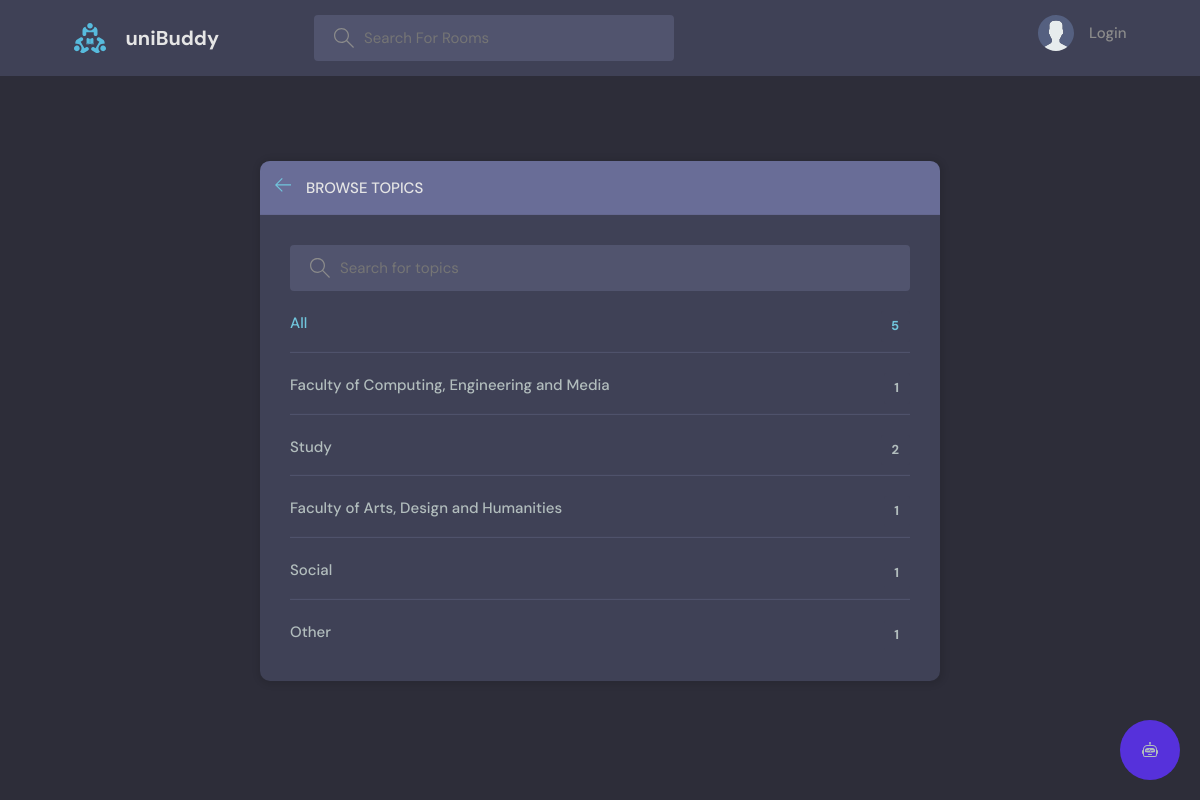
The app's page /topics/, older data.
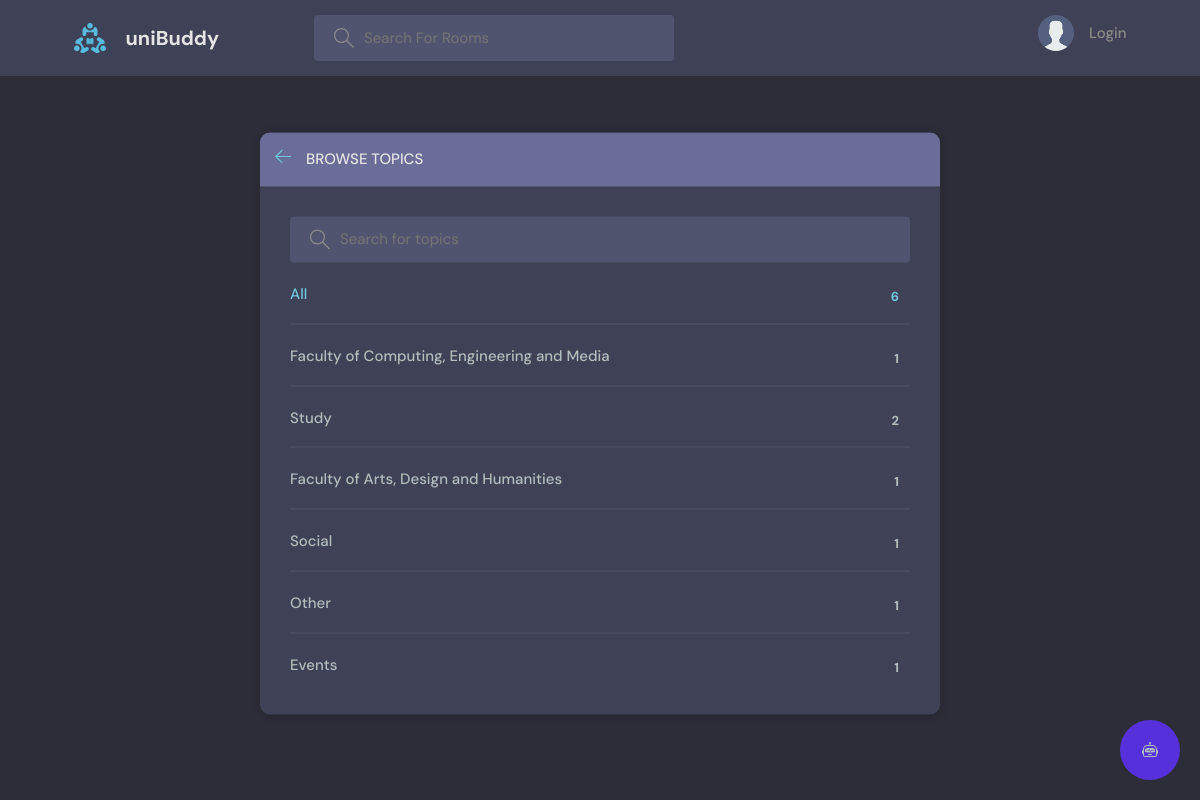
The same page, newer data.
### base/models.py (models this page shows, shortened)
class Topic(models.Model):
    name = models.CharField(max_length=200)

### base/views.py (the view)
# urls.py: path('topics/', views.topicsPage, name="topics"),
def topicsPage(request):
    q = request.GET.get('q') if request.GET.get('q') != None else ''
    topics = Topic.objects.filter(name__icontains=q)
    return render(request, 'base/topics.html', {'topics': topics})

### base/templates/base/topics.html (shortened to what this page needs)
{% extends 'main.html' %}
{% block content %}
<main class="create-room layout">
  <div class="container">
    <div class="layout__box">
      <div class="layout__boxHeader">
        <div class="layout__boxTitle">
          <a href="{% url 'home' %}">
            <svg version="1.1" xmlns="http://www.w3.org/2000/svg" width="32" height="32" viewBox="0 0 32 32">
              <title>arrow-left</title>
              <path
                d="M13.723 2.286l-13.723 13.714 13.719 13.714 1.616-1.611-10.96-10.96h27.625v-2.286h-27.625l10.965-10.965-1.616-1.607z">
              </path>
            </svg>
          </a>
          <h3>Browse Topics</h3>
        </div>
      </div>
      <div class="topics-page layout__body">
        <form action="" method="GET" class="header__search">
          <label>
            <input name="q" placeholder="Search for topics" />
          </label>
        </form>
        <ul class="topics__list">
          <li>
            <a href="{% url 'topics' %}" class="active">All <span>{{topics.count}}</span></a>
          </li>
          {% for topic in topics %}
          <li>
            <a href="{% url 'home' %}?q={{topic.name}}">{{ topic.name }} <span>{{topic.room_set.all.count}}</span></a>
          </li>
          {% endfor %}
        </ul>
      </div>
    </div>
  </div>
</main>
{% endblock content %}

Row changes from the older to the newer data that the page shows:
added Topic: name "Events", room_set.all.count "1"
Text that changed along with them:
{{ topics.count }}: "5" → "6"
